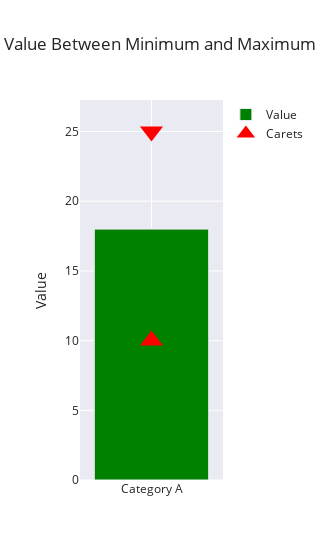

Here is the notebook cell this chart was saved with:
### Code cell
import plotly.graph_objs as go

# Sample data for Category A
y_min = 10  # Minimum value
y_max = 25  # Maximum value
y_value = 18  # Actual value

# Create a bar chart trace for actual value
trace_value = go.Bar(
    x=['Category A'],
    y=[y_value],
    name='Value',
    marker=dict(color='green', line=dict(width=1))  # Set color of value bar to orange and line width to 1
)

# Create a scatter trace for the minimum and maximum carets
trace_carets = go.Scatter(
    x=['Category A', 'Category A'],
    y=[y_min, y_max],
    mode='markers',
    marker=dict(symbol=['triangle-up', 'triangle-down'], size=20, color=['red', 'red']),
    name='Carets'
)

# Create a layout
layout = go.Layout(
    title='Value Between Minimum and Maximum',
    yaxis=dict(title='Value'),
    barmode='group',  # Set the bars to group mode
    width=200  # Set the width of the plot to 400 pixels
)

# Create a figure object
fig = go.Figure(data=[trace_value, trace_carets], layout=layout)

# Show the figure
fig.show()

### Figure 1 — Plotly figure (JSON) as saved in the notebook; plotly's stock layout.template omitted (floating-point values rounded to 4 significant figures)
{"data": [{"marker": {"color": "green", "line": {"width": 1}}, "name": "Value", "type": "bar", "x": ["Category A"], "y": [18]}, {"marker": {"color": ["red", "red"], "size": 20, "symbol": ["triangle-up", "triangle-down"]}, "mode": "markers", "name": "Carets", "type": "scatter", "x": ["Category A", "Category A"], "y": [10, 25]}], "layout": {"barmode": "group", "title": {"text": "Value Between Minimum and Maximum"}, "width": 200, "yaxis": {"title": {"text": "Value"}}}}
